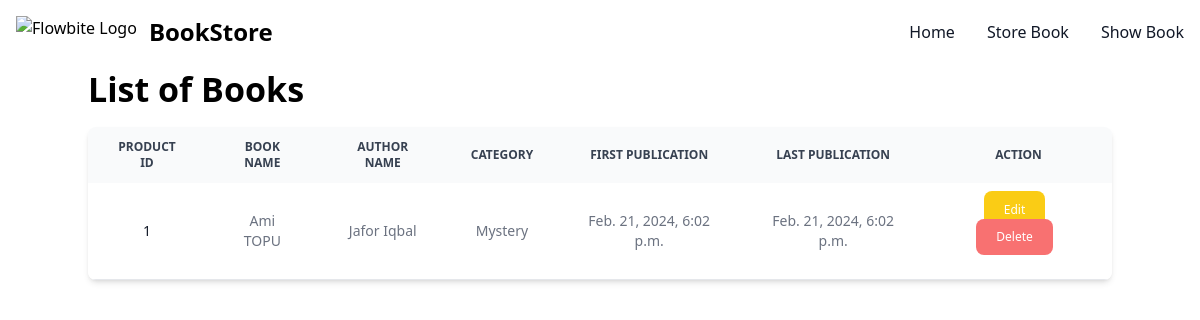
Before: /show_book/ with the older database file.
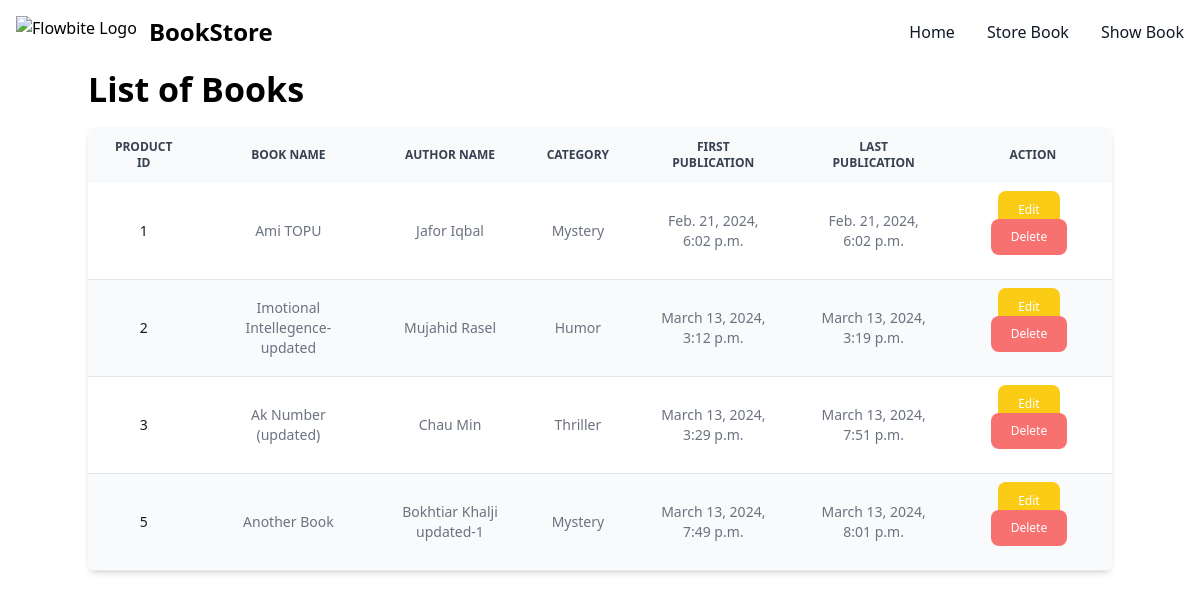
After: the same page with the newer database file.
### book_app/models.py (models this page shows, shortened)
class BookStoreModel(models.Model):
    CATEGORY = (
        ('Mystery','Mystery'),
        ('Thriller','Thriller'),
        ('ScienceFiction','ScienceFiction'),
        ('Horror','Horror'),
        ('Humor','Humor'),
    )
    id = models.IntegerField(primary_key=True)
    book_name = models.CharField(max_length=50)
    author = models.CharField(max_length=50)
    category = models.CharField(max_length=30, choices=CATEGORY)
    first_pub = models.DateTimeField(auto_now_add=True) # first time
    last_pub = models.DateTimeField(auto_now=True) # updatable

### book_app/views.py (the view)
# urls.py: path('show_book/', views.BookStoreModelListView.as_view(), name='book_show'),
class BookStoreModelListView(ListView):
    model = BookStoreModel
    template_name='show_book.html'
    context_object_name = 'datas'
    def get_template_names(self): # this function not implemented
        if self.request.user.is_superuser:
            template_name='show_book.html'
        elif self.request.user.is_staff:
            template_name='show_book.html'
        else:
            template_name=self.template_name
        return [template_name]

### book_app/templates/show_book.html (shortened to what this page needs)
{% extends "base.html" %}
{% block content %}
<h1 class="text-[34px] font-bold mb-3">List of Books</h1>
<div class="relative overflow-x-auto shadow-md sm:rounded-lg">
    {% if datas %}
    <table class="w-full text-sm text-left rtl:text-right text-gray-500 dark:text-gray-400">
        <thead class="text-xs text-gray-700 uppercase bg-gray-50 dark:bg-gray-700 dark:text-gray-400">
            <tr>
                <th class="px-6 py-3 text-center"> Product ID </th>
                <th class="px-6 py-3 text-center"> Book Name </th>
                <th class="px-6 py-3 text-center"> Author Name </th>
                <th class="px-6 py-3 text-center"> Category </th>
                <th class="px-6 py-3 text-center"> First Publication </th>
                <th class="px-6 py-3 text-center"> Last Publication </th>
                <th class="px-6 py-3 text-center"> Action </th>
            </tr>
        </thead>
        <tbody>
            {% for data in datas %}
            <tr class="odd:bg-white odd:dark:bg-gray-900 even:bg-gray-50 even:dark:bg-gray-800 border-b dark:border-gray-700">
                <th scope="row" class="px-6 py-4 font-medium text-gray-900 whitespace-nowrap dark:text-white text-center">
                    {{ data.id }}
                </th>
                <td class="px-6 py-4 text-center">
                    {{ data.book_name }}
                </td>
                <td class="px-6 py-4 text-center">
                    {{ data.author }}
                </td>
                <td class="px-6 py-4 text-center">
                    {{ data.category }}
                </td>
                <td class="px-6 py-4 text-center">
                    {{ data.first_pub }}
                </td>
                <td class="px-6 py-4 text-center">
                    {{ data.last_pub }}
                </td>
                <td class="px-6 py-4 text-center">
                    <div class="text-center">
                        <a href="{% url 'edit_book' id=data.id %}" type="button" class="focus:outline-none text-xs text-white bg-yellow-400 hover:bg-yellow-500 focus:ring-4 focus:ring-yellow-300 font-medium rounded-lg text-sm px-5 py-2.5 me-2 mb-2 dark:focus:ring-yellow-900">Edit</a>
                        <button type="button" onclick="confirmDelete('{{ data.id }}', '{% url 'delete_book' id=data.id %}')" class="focus:outline-none text-xs text-white bg-red-400 hover:bg-red-500 focus:ring-4 focus:ring-red-300 font-medium rounded-lg text-sm px-5 py-2.5 me-2 mb-2 dark:focus:ring-red-900">Delete</button>
                    </div>
                </td>
            </tr>
            {% endfor %}
        </tbody>
    </table>
    {% else %}
    <p>No books available...</p>
    {% endif %}
</div>
{% endblock content %}

### book_app/templates/base.html (shortened to what this page needs)
<!DOCTYPE html>
<html lang="en">
<head>
    <script src="https://cdn.tailwindcss.com"></script>
</head>
<body>
    <nav class="bg-white border-gray-200 dark:bg-gray-900">
        <div class="max-w-screen-xl flex flex-wrap items-center justify-between mx-auto p-4">
            <a href="" class="flex items-center space-x-3 rtl:space-x-reverse">
                <img src="https://flowbite.com/docs/images/logo.svg" class="h-8" alt="Flowbite Logo" />
                <span class="self-center text-2xl font-semibold whitespace-nowrap dark:text-white">BookStore</span>
            </a>
            <div class="hidden w-full md:block md:w-auto" id="navbar-default">
                <ul
                    class="font-medium flex flex-col p-4 md:p-0 mt-4 border border-gray-100 rounded-lg bg-gray-50 md:flex-row md:space-x-8 rtl:space-x-reverse md:mt-0 md:border-0 md:bg-white dark:bg-gray-800 md:dark:bg-gray-900 dark:border-gray-700">
                    <li>
                        <a href="{% url 't_home' %}"
                            class="block py-2 px-3 text-gray-900 rounded hover:bg-gray-100 md:hover:bg-transparent md:border-0 md:hover:text-blue-700 md:p-0 dark:text-white md:dark:hover:text-blue-500 dark:hover:bg-gray-700 dark:hover:text-white md:dark:hover:bg-transparent"
                            >Home</a>
                    </li>
                    <li>
                        <a href="{% url 'book_store' %}"
                            class="block py-2 px-3 text-gray-900 rounded hover:bg-gray-100 md:hover:bg-transparent md:border-0 md:hover:text-blue-700 md:p-0 dark:text-white md:dark:hover:text-blue-500 dark:hover:bg-gray-700 dark:hover:text-white md:dark:hover:bg-transparent"
                            >Store Book</a>
                    </li>
                    <li>
                        <a href="{% url 'book_show' %}"
                            class="block py-2 px-3 text-gray-900 rounded hover:bg-gray-100 md:hover:bg-transparent md:border-0 md:hover:text-blue-700 md:p-0 dark:text-white md:dark:hover:text-blue-500 dark:hover:bg-gray-700 dark:hover:text-white md:dark:hover:bg-transparent"
                            >Show Book</a>
                    </li>
                </ul>
            </div>
        </div>
    </nav>
    <section  class="container mx-auto">
        {% block content %}
        {% endblock content %}
    </section>
</body>
</html>

Changed rows visible on the page:
added BookStoreModel: id "2", book_name "Imotional Intellegence- updated", author "Mujahid Rasel", category "Humor", first_pub "March 13, 2024, 3:12 p.m.", last_pub "March 13, 2024, 3:19 p.m."
added BookStoreModel: id "3", book_name "Ak Number (updated)", author "Chau Min", category "Thriller", first_pub "March 13, 2024, 3:29 p.m.", last_pub "March 13, 2024, 7:51 p.m."
added BookStoreModel: id "5", book_name "Another Book", author "Bokhtiar Khalji updated-1", category "Mystery", first_pub "March 13, 2024, 7:49 p.m.", last_pub "March 13, 2024, 8:01 p.m."
